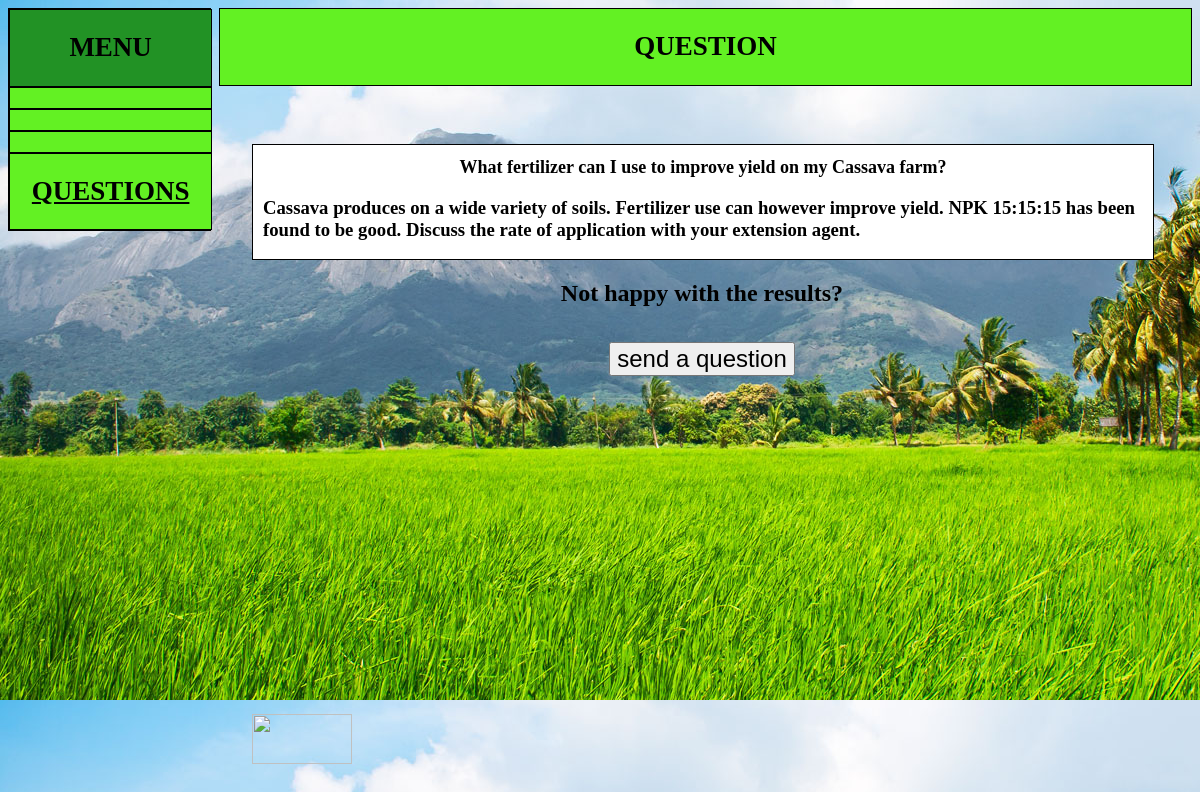
/sub4.php?id=9, run on the app's committed database.
### tables this page shows
CREATE TABLE `levelitem` (
  `id` smallint(6) DEFAULT NULL,
  `parentId` smallint(6) DEFAULT NULL,
  `choiceText` text,
  `answerText` text,
  `nextLevelQues` tinyint(4) DEFAULT NULL
);

### sub4.php (the view, shortened to what this page needs)
<?php
include('include/config.php');
$id=$_GET['id'];
 $sql = "SELECT * from levelitem where	id='$id'";
                    $query = $conn->query($sql);
                    $row = $query->fetch_assoc();
$ans=$row['answerText'];
$qus=$row['choiceText'];
?>
<!doctype html>
<html>
<head>
<link href="css/style.css" rel="stylesheet">
</head>
<body>
<div class="wrapper">
	<div class="s_menu b">
		<div class="men b">
		<h2>MENU</h2>
		</div>
	<div class="m1 b">
		</div>
		<div class="m1 b">
		</div>
		<div class="m1 b">
		</div>
		<div class="m1 active b">
		<h2>Questions</h2>
		</div>
	</div>
	<div class="head1 b" align="center"><h2>Question</h2></div>
	<div class="main-content">
		<div class="content">
		<div class="qus">
		<h1 align="center"><?php echo $qus; ?></h1>
		<h3><?php echo $ans; ?></h3>
			</div>
            <h2 align="center">Not happy with the results?
            </h2>
            <center><button style="width: auto; font-size: x-large" ><a href="qus1.php">send a question</a></button></center>
		</div>
		<div class="back-b">
            <a href="sub3.php?id=<?php echo $_SESSION['id3']; ?>"><img src="img/arrow.png" height="50px" width="100px"></a>
		</div>
	</div>
</div>
</body>
</html>

### css/style.css (style rules this page uses)
body { background-image: url("slider1.png") ; -webkit-background-size: inherit; -moz-background-size: inherit; -o-background-size: inherit; background-size: inherit; }
.wrapper .b { border: 1px solid black; }
.wrapper { height: 100%; width: 100%; }
.s_menu { height: 80%; width: 17%; background-color: transparent; float: left; }
.head1 { height: 10%; width: 82%; background-color:#63f123; font-size: large; float: right; }
.head1 h2 { text-transform: uppercase; }
.main-content { height: 75%; width: 75%; background-color: transparent; position: fixed; top: 15%; left: 21%; }
.content { top: 18%; height: 70%; width: 75%; position: fixed; }
.back-b { height: 15%; width: 100%; position: fixed; top: 85%; }
.s_menu .men { height: auto; width: 100%; background: #229225; text-align: center; text-transform: uppercase; color: black; font-size: large; }
.s_menu .m1 { height: 20%; width: 100%; background: #63f123; text-align: center; text-transform: uppercase; word-wrap: break-word }
.content button { margin: 15px 10px; height: 30%; width: 80%; }
.active { text-decoration: underline; font-size: large; }
center a { font-size: x-large; }
.wrapper a { text-decoration: none; color: black; }
.qus { height: auto; width: 100%; background-color: white; border: 1px solid black; }
.back-b { height: 15%; width: 100%; position: absolute; top: 99%; }
.qus h3 { padding: 0px 10px; }
h1 { font-size: 50px; }
.main-content h1 { font-size: large; }

### data on the page
levelitem: choiceText "What fertilizer can I use to improve yield on my Cassava farm?", answerText "Cassava produces on a wide variety of soils. Fertilizer use can however improve yield. NPK 15:15:15 has been found to be good. Discuss the rate of application with your extension agent."
